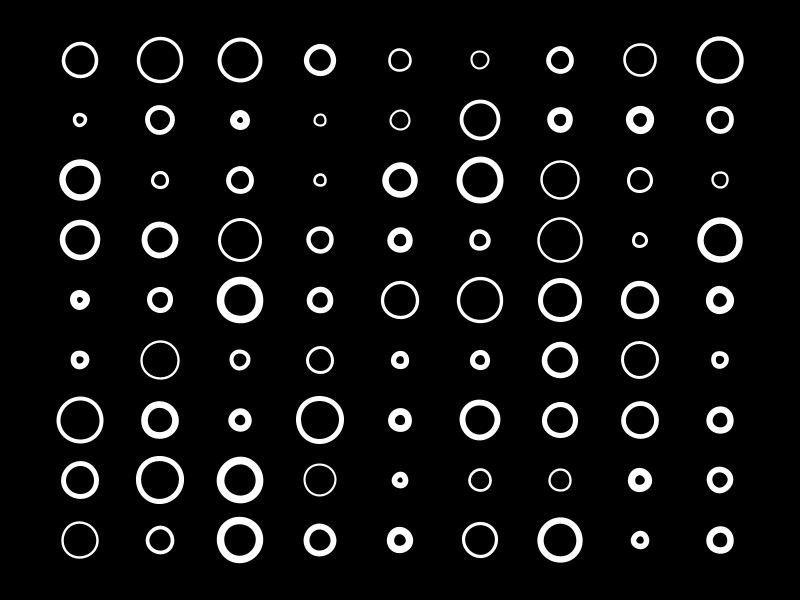
Frame 1 (no input)
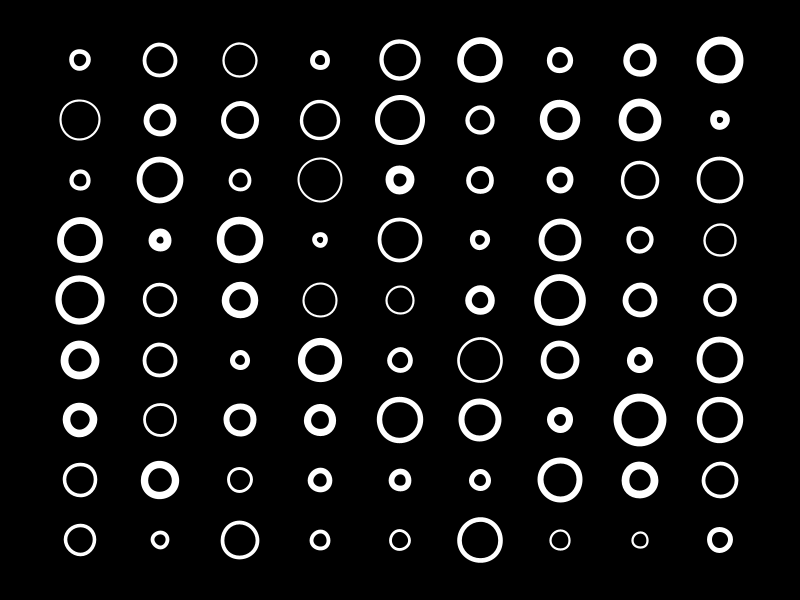
Frame 60 (the mouse pressed at the canvas centre just before this capture)
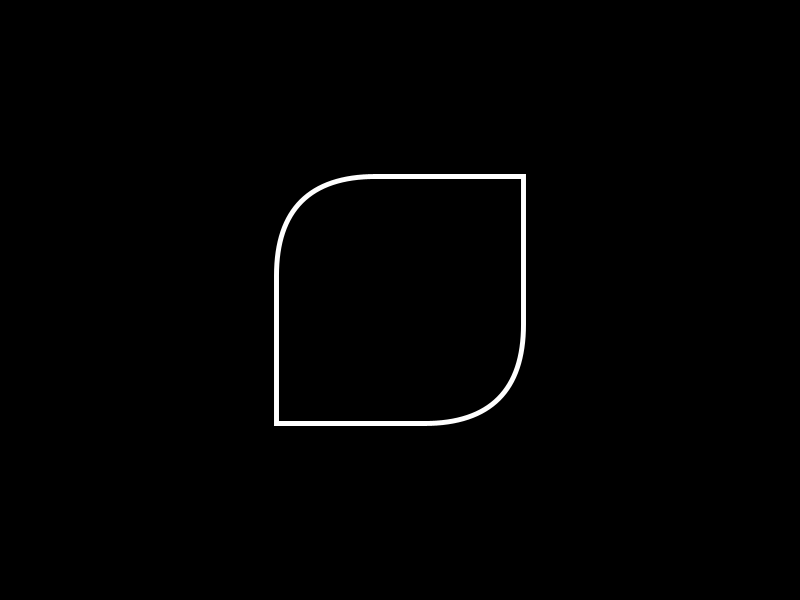
Frame 120 (the mouse held since frame 60 and released just before this capture)

The Processing sketch that drew these frames (run headless with seeded random() and noise(); from frame 60 on, the mouse is pressed at the canvas centre):

// Processing sketch: Variaveis2
// ── Variaveis2.pde

float largura;
float altura;
float espessuraLinha;
float raio;
float espMin, espMax;
int red;


void setup(){
  size(800,600);
  frameRate(30);

  largura = 50;
  altura = 50;
  espessuraLinha = 0;
  raio = 20;
  noFill();
  red = 255;


  stroke(red,red,red);

  //rectMode(CENTER);
}

void draw() {
  
  if (keyPressed == true && key == 'r' || key == 'R'){
     red = int(random(200,255));
     stroke(red,50,50);
  }
  
    if (keyPressed == true && key == 'g' || key == 'G'){
     red = int(random(200,255));
     stroke(50,red,50);
  }
  
    if (keyPressed == true && key == 'b' || key == 'B'){
     red = int(random(200,255));
     stroke(50,50,red);
  }
  
  if (mousePressed) {
    background(0);
    rectMode(CENTER);
    espMin = map(mouseX, 0, width, 4,30);
    espMax = espMin *4;
    altura = random(height/6, 3*height/4);
    largura = altura;
    espessuraLinha = random(espMin,espMax);
    raio = (altura*20/50); //50 - 20 assim como altura - x
    red = int(random(200,255));
    rect(width/2, height/2, largura, altura,raio,0,raio,0);
  }
  
  else {
    background(0);
  for (int i=1; i < 10 ; i++){
    for( int j = 1 ; j <10 ; j++){
      
  
      espMin = map(mouseX, 0, width, 2,8);
      espMax = espMin *4;
      altura = (random(height/6, 3*height/4))/10;
      largura = altura;
      espessuraLinha = random(espMin,espMax);
      raio = (altura*20/50); //50 - 20 assim como altura - x
      strokeWeight(espessuraLinha);
      ellipse(j* width/10 , i* height/10 , largura, altura);
    }
  }
}
}
